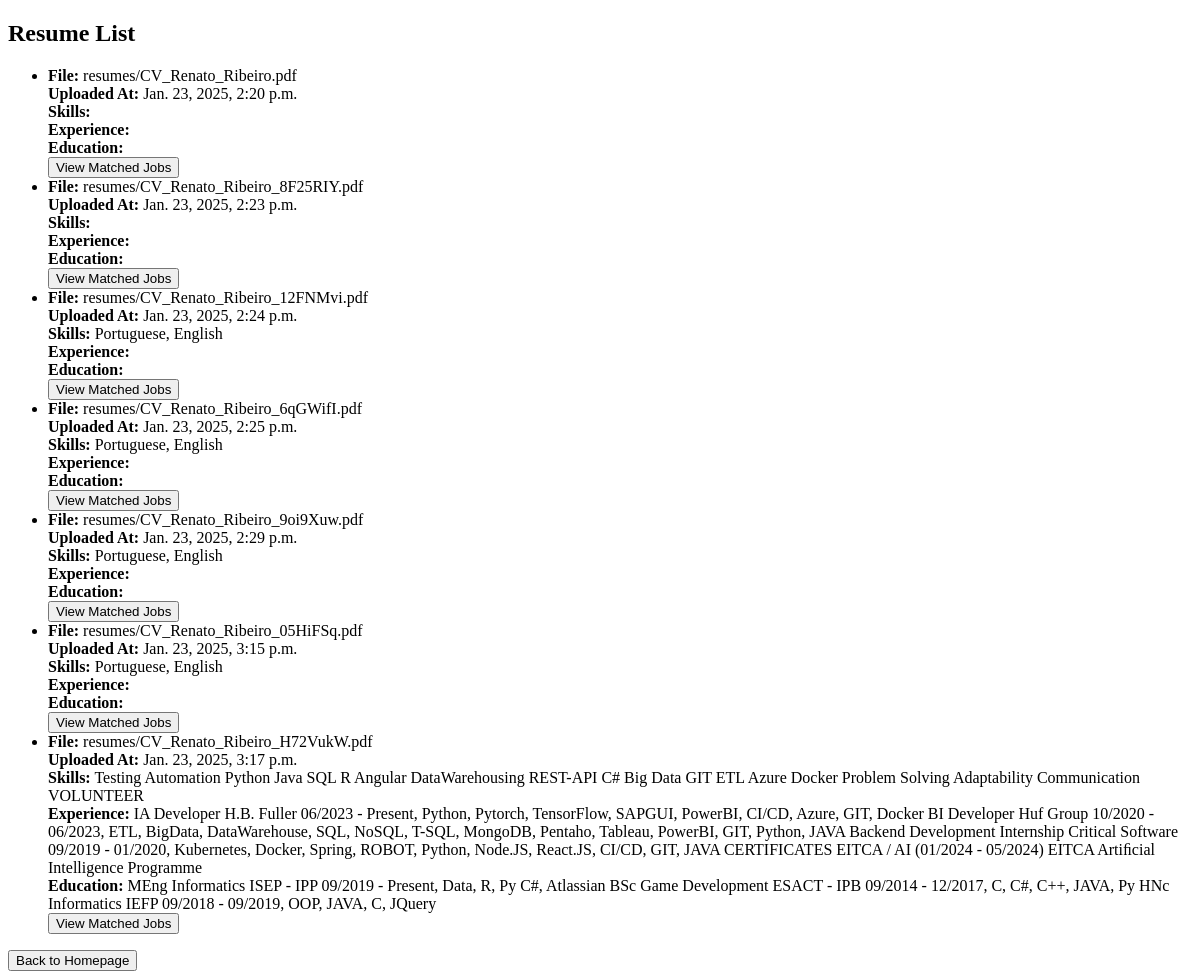
The app's page /upload/resumes/, older data.
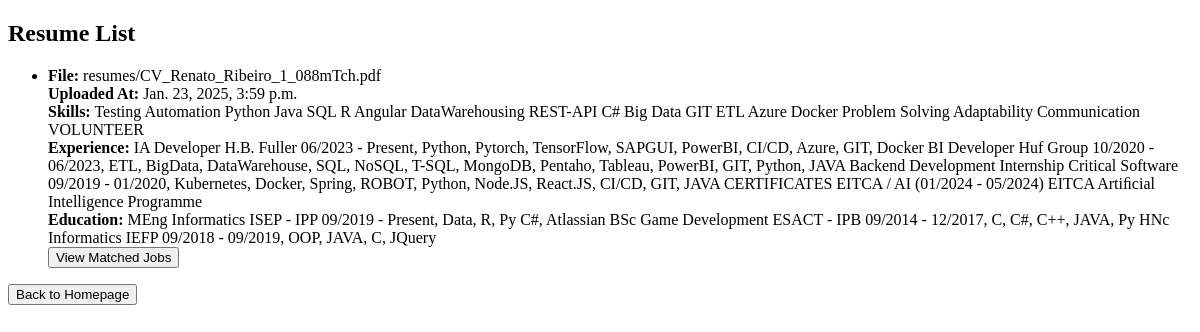
The same page, newer data.
### matcher/models.py (models this page shows)
class Resume(models.Model):
    file = models.FileField(upload_to='resumes/')
    uploaded_at = models.DateTimeField(auto_now_add=True)
    skills = models.TextField(blank=True)
    experience = models.TextField(blank=True)
    education = models.TextField(blank=True)

### matcher/views.py (the view)
# urls.py: path('resumes/', resume_list, name='resume_list'),  # URL para listar os resumes
def resume_list(request):
    resumes = Resume.objects.all()
    return render(request, 'resume_list.html', {'resumes': resumes})

### resume_matcher/templates/resume_list.html (shortened to what this page needs)
<!DOCTYPE html>
<html>
<head>
</head>
<body>
    <h2>Resume List</h2>
    <ul>
        {% for resume in resumes %}
            <li>
                <strong>File:</strong> {{ resume.file.name }}<br>
                <strong>Uploaded At:</strong> {{ resume.uploaded_at }}<br>
                <strong>Skills:</strong> {{ resume.skills }}<br>
                <strong>Experience:</strong> {{ resume.experience }}<br>
                <strong>Education:</strong> {{ resume.education }}<br>
                <a href="{% url 'matched_jobs' resume.id %}"><button>View Matched Jobs</button></a>
            </li>
        {% endfor %}
    </ul>
    <a href="{% url 'homepage' %}"><button>Back to Homepage</button></a>
</body>
</html>

Row changes from the older to the newer data that the page shows:
removed Resume: file.name "resumes/CV_Renato_Ribeiro.pdf", uploaded_at "Jan. 23, 2025, 2:20 p.m."
removed Resume: file.name "resumes/CV_Renato_Ribeiro_8F25RIY.pdf", uploaded_at "Jan. 23, 2025, 2:23 p.m."
removed Resume: file.name "resumes/CV_Renato_Ribeiro_12FNMvi.pdf", uploaded_at "Jan. 23, 2025, 2:24 p.m.", skills "Portuguese, English"
removed Resume: file.name "resumes/CV_Renato_Ribeiro_6qGWifI.pdf", uploaded_at "Jan. 23, 2025, 2:25 p.m.", skills "Portuguese, English"
removed Resume: file.name "resumes/CV_Renato_Ribeiro_9oi9Xuw.pdf", uploaded_at "Jan. 23, 2025, 2:29 p.m.", skills "Portuguese, English"
removed Resume: file.name "resumes/CV_Renato_Ribeiro_05HiFSq.pdf", uploaded_at "Jan. 23, 2025, 3:15 p.m.", skills "Portuguese, English"
removed Resume: file.name "resumes/CV_Renato_Ribeiro_H72VukW.pdf", uploaded_at "Jan. 23, 2025, 3:17 p.m.", skills "Testing Automation Python Java SQL R Angular DataWarehousing REST-API C# Big Data GIT ETL Azure Docker Problem Solving Adaptability Communication VOLUNTEER", experience "IA Developer H.B. Fuller 06/2023 - Present, Python, Pytorch, TensorFlow, SAPGUI, PowerBI, CI/CD, Azure, GIT, Docker BI Developer Huf Group 10/2020 - 06/2023, ETL, BigData, DataWarehouse, SQL, NoSQL, T-SQL, MongoDB, Pentaho, Tableau, PowerBI, GIT, Python, JAVA Backend Development Internship Critical Software 09/2019 - 01/2020, Kubernetes, Docker, Spring, ROBOT, Python, Node.JS, React.JS, CI/CD, GIT, JAVA CERTIFICATES EITCA / AI (01/2024 - 05/2024) EITCA Artiﬁcial Intelligence Programme", education "MEng Informatics ISEP - IPP 09/2019 - Present, Data, R, Py C#, Atlassian BSc Game Development ESACT - IPB 09/2014 - 12/2017, C, C#, C++, JAVA, Py HNc Informatics IEFP 09/2018 - 09/2019, OOP, JAVA, C, JQuery"
added Resume: file.name "resumes/CV_Renato_Ribeiro_1_088mTch.pdf", uploaded_at "Jan. 23, 2025, 3:59 p.m.", skills "Testing Automation Python Java SQL R Angular DataWarehousing REST-API C# Big Data GIT ETL Azure Docker Problem Solving Adaptability Communication VOLUNTEER", experience "IA Developer H.B. Fuller 06/2023 - Present, Python, Pytorch, TensorFlow, SAPGUI, PowerBI, CI/CD, Azure, GIT, Docker BI Developer Huf Group 10/2020 - 06/2023, ETL, BigData, DataWarehouse, SQL, NoSQL, T-SQL, MongoDB, Pentaho, Tableau, PowerBI, GIT, Python, JAVA Backend Development Internship Critical Software 09/2019 - 01/2020, Kubernetes, Docker, Spring, ROBOT, Python, Node.JS, React.JS, CI/CD, GIT, JAVA CERTIFICATES EITCA / AI (01/2024 - 05/2024) EITCA Artiﬁcial Intelligence Programme", education "MEng Informatics ISEP - IPP 09/2019 - Present, Data, R, Py C#, Atlassian BSc Game Development ESACT - IPB 09/2014 - 12/2017, C, C#, C++, JAVA, Py HNc Informatics IEFP 09/2018 - 09/2019, OOP, JAVA, C, JQuery"
